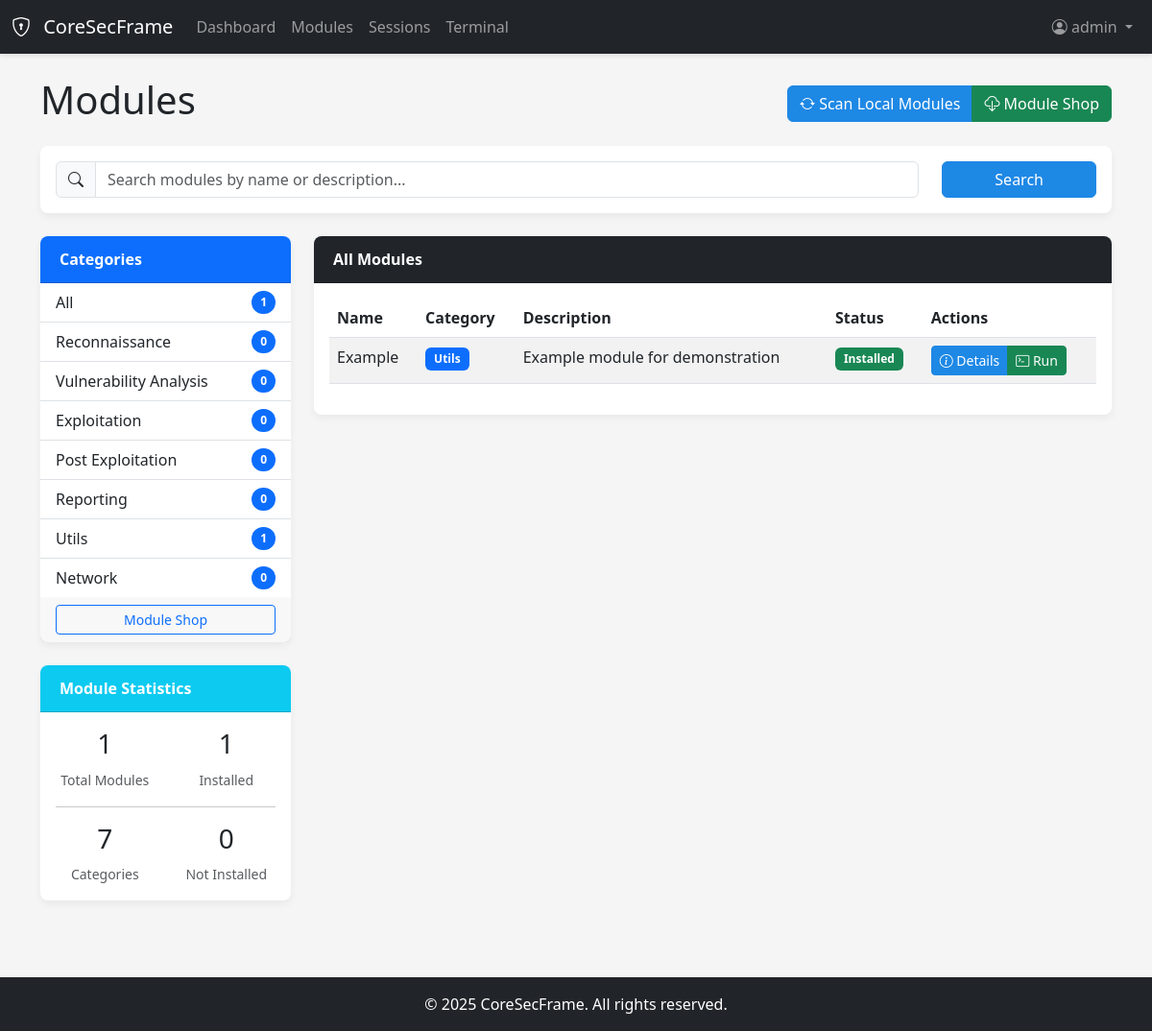
The app's page /modules/ (signed in) with its own data.
### app/auth/models.py (models this page shows, shortened)
class User(UserMixin, db.Model):
    id = db.Column(db.Integer, primary_key=True)
    username = db.Column(db.String(64), index=True, unique=True)
    email = db.Column(db.String(120), index=True, unique=True)
    password_hash = db.Column(db.String(128))
    role = db.Column(db.String(20), default='user')  # 'admin' or 'user'
    created_at = db.Column(db.DateTime, default=datetime.utcnow)
    last_login = db.Column(db.DateTime, nullable=True)
    def is_admin(self):
        return self.role == 'admin'

### app/modules/models.py (models this page shows, shortened)
class ModuleCategory(db.Model):
    id = db.Column(db.Integer, primary_key=True)
    name = db.Column(db.String(64), index=True, unique=True)
    description = db.Column(db.Text, nullable=True)
    created_at = db.Column(db.DateTime, default=datetime.utcnow)

class Module(db.Model):
    id = db.Column(db.Integer, primary_key=True)
    name = db.Column(db.String(64), index=True, unique=True)
    description = db.Column(db.Text)
    category = db.Column(db.String(64), index=True)
    command = db.Column(db.String(128))
    remote_url = db.Column(db.String(256), nullable=True)
    local_path = db.Column(db.String(256))
    installed = db.Column(db.Boolean, default=False)
    installed_date = db.Column(db.DateTime, nullable=True)
    last_used = db.Column(db.DateTime, nullable=True)
    created_at = db.Column(db.DateTime, default=datetime.utcnow)
    updated_at = db.Column(db.DateTime, default=datetime.utcnow, onupdate=datetime.utcnow)

### app/modules/routes.py (the view)
@modules_bp.route('/')
@login_required
def index():
    modules = Module.query.all()
    categories = ModuleCategory.query.all()
    installed_modules = Module.query.filter_by(installed=True).count()
    total_modules = len(modules)
    return render_template(
        'modules/index.html',
        title='Modules',
        modules=modules,
        categories=categories,
        installed_modules=installed_modules,
        total_modules=total_modules
    )

### app/auth/models.py (called while the page is built)
@login_manager.user_loader
def load_user(id):
    return User.query.get(int(id))

### app/templates/modules/index.html (shortened to what this page needs)
{% extends "base.html" %}
{% block content %}
<div class="row mb-3">
    <div class="col-md-12 d-flex justify-content-between align-items-center">
        <h1>Modules</h1>
        <div class="btn-group" role="group">
            <a href="{{ url_for('modules.scan') }}" class="btn btn-primary">
                <i class="bi bi-arrow-repeat"></i> Scan Local Modules
            </a>
            <a href="{{ url_for('modules.shop') }}" class="btn btn-success">
                <i class="bi bi-cloud-download"></i> Module Shop
            </a>
        </div>
    </div>
</div>
<div class="row">
    <div class="col-md-12">
        <div class="card mb-4">
            <div class="card-body">
                <form action="{{ url_for('modules.search') }}" method="get" class="row align-items-center">
                    <div class="col-md-10">
                        <div class="input-group">
                            <span class="input-group-text"><i class="bi bi-search"></i></span>
                            <input type="text" name="q" class="form-control" placeholder="Search modules by name or description...">
                        </div>
                    </div>
                    <div class="col-md-2">
                        <button type="submit" class="btn btn-primary w-100">Search</button>
                    </div>
                </form>
            </div>
        </div>
    </div>
</div>
<div class="row">
    <div class="col-md-3">
        <div class="card mb-4">
            <div class="card-header bg-primary text-white">
                Categories
            </div>
            <div class="list-group list-group-flush">
                <a href="{{ url_for('modules.index') }}" class="list-group-item list-group-item-action d-flex justify-content-between align-items-center">
                    All
                    <span class="badge bg-primary rounded-pill">{{ total_modules }}</span>
                </a>
                {% for category in categories %}
                <a href="{{ url_for('modules.category', name=category.name) }}" class="list-group-item list-group-item-action d-flex justify-content-between align-items-center">
                    {{ category.name }}
                    <span class="badge bg-primary rounded-pill">
                        {{ modules|selectattr('category', 'equalto', category.name)|list|length }}
                    </span>
                </a>
                {% endfor %}
            </div>
            <div class="card-footer">
                <div class="d-grid">
                    <a href="{{ url_for('modules.shop') }}" class="btn btn-sm btn-outline-primary">Module Shop</a>
                </div>
            </div>
        </div>
        <div class="card">
            <div class="card-header bg-info text-white">
                Module Statistics
            </div>
            <div class="card-body">
                <div class="row text-center">
                    <div class="col-6">
                        <h3>{{ total_modules }}</h3>
                        <small class="text-muted">Total Modules</small>
                    </div>
                    <div class="col-6">
                        <h3>{{ installed_modules }}</h3>
                        <small class="text-muted">Installed</small>
                    </div>
                </div>
                <hr>
                <div class="row text-center">
                    <div class="col-6">
                        <h3>{{ categories|length }}</h3>
                        <small class="text-muted">Categories</small>
                    </div>
                    <div class="col-6">
                        <h3>{{ total_modules - installed_modules }}</h3>
                        <small class="text-muted">Not Installed</small>
                    </div>
                </div>
            </div>
        </div>
    </div>
    <div class="col-md-9">
        <div class="card">
            <div class="card-header bg-dark text-white">
                All Modules
            </div>
            <div class="card-body">
                <div class="table-responsive">
                    <table class="table table-striped table-hover">
                        <thead>
                            <tr>
                                <th>Name</th>
                                <th>Category</th>
                                <th>Description</th>
                                <th>Status</th>
                                <th>Actions</th>
                            </tr>
                        </thead>
                        <tbody>
                            {% for module in modules %}
                            <tr>
                                <td>{{ module.name }}</td>
                                <td>
                                    <a href="{{ url_for('modules.category', name=module.category) }}" class="badge bg-primary text-decoration-none">
                                        {{ module.category }}
                                    </a>
                                </td>
                                <td>{{ module.description|truncate(60) }}</td>
                                <td>
                                    {% if module.installed %}
                                    <span class="badge bg-success">Installed</span>
                                    {% else %}
                                    <span class="badge bg-danger">Not Installed</span>
                                    {% endif %}
                                </td>
                                <td>
                                    <div class="btn-group" role="group">
                                        <a href="{{ url_for('modules.view', id=module.id) }}" class="btn btn-sm btn-primary">
                                            <i class="bi bi-info-circle"></i> Details
                                        </a>
                                        {% if module.installed %}
                                        <a href="{{ url_for('terminal.new') }}?module={{ module.name }}" class="btn btn-sm btn-success">
                                            <i class="bi bi-terminal"></i> Run
                                        </a>
                                        {% endif %}
                                    </div>
                                </td>
                            </tr>
                            {% else %}
                            <tr>
                                <td colspan="5" class="text-center">No modules found</td>
                            </tr>
                            {% endfor %}
                        </tbody>
                    </table>
                </div>
            </div>
        </div>
    </div>
</div>
{% endblock %}

### app/templates/base.html (shortened to what this page needs)
<!DOCTYPE html>
<html lang="en">
<head>
    <link href="https://cdn.jsdelivr.net/npm/bootstrap@5.3.0-alpha1/dist/css/bootstrap.min.css" rel="stylesheet">
    <link rel="stylesheet" href="https://cdn.jsdelivr.net/npm/bootstrap-icons@1.10.3/font/bootstrap-icons.css">
    <link rel="stylesheet" href="{{ url_for('static', filename='css/styles.css') }}">
</head>
<body class="d-flex flex-column min-vh-100">
    <body class="d-flex flex-column min-vh-100">
        <header>
            <nav class="navbar navbar-expand-lg navbar-dark bg-dark">
                <div class="container-fluid">
                    <a class="navbar-brand" href="{{ url_for('core.index') }}">
                        <i class="bi bi-shield-lock me-2"></i>
                        CoreSecFrame
                    </a>
                    <div class="collapse navbar-collapse" id="navbarNav">
                        <ul class="navbar-nav me-auto">
                            {% if current_user.is_authenticated %}
                            <li class="nav-item">
                                <a class="nav-link" href="{{ url_for('core.dashboard') }}">Dashboard</a>
                            </li>
                            <li class="nav-item">
                                <a class="nav-link" href="{{ url_for('modules.index') }}">Modules</a>
                            </li>
                            <li class="nav-item">
                                <a class="nav-link" href="{{ url_for('sessions.index') }}">Sessions</a>
                            </li>
                            <li class="nav-item">
                                <a class="nav-link" href="{{ url_for('terminal.index') }}">Terminal</a>
                            </li>
                            {% endif %}
                        </ul>
                        <ul class="navbar-nav ms-auto">
                            {% if current_user.is_authenticated %}
                            <li class="nav-item dropdown">
                                <a class="nav-link dropdown-toggle" href="#" id="navbarDropdown" role="button"
                                    data-bs-toggle="dropdown">
                                    <i class="bi bi-person-circle"></i> {{ current_user.username }}
                                </a>
                            </li>
                            {% endif %}
                        </ul>
                    </div>
                </div>
            </nav>
        </header>
        <main class="flex-grow-1">
            <div class="container mt-4">
                {% block content %}{% endblock %}
            </div>
        </main>
        <footer class="bg-dark text-white mt-4 py-3">
            <div class="container text-center">
                <span>&copy; 2025 CoreSecFrame. All rights reserved.</span>
            </div>
        </footer>
    </body>
</html>

### app/static/css/styles.css (style rules this page uses)
:root { --primary-color: #1e88e5; --primary-dark: #1565c0; --primary-light: #64b5f6; --secondary-color: #6c757d; --success-color: #28a745; --danger-color: #dc3545; --warning-color: #ffc107; --info-color: #17a2b8; --dark-color: #343a40; --light-color: #f8f9fa; }
body { min-height: 100vh; display: flex; flex-direction: column; background-color: #f5f5f5; }
main { flex: 1; margin-bottom: 2rem; }
.navbar { box-shadow: 0 2px 5px rgba(0, 0, 0, 0.1); }
.card { border: none; border-radius: 0.5rem; box-shadow: 0 4px 8px rgba(0, 0, 0, 0.05); margin-bottom: 1.5rem; }
.card-header { border-radius: 0.5rem 0.5rem 0 0 !important; padding: 0.75rem 1.25rem; font-weight: bold; }
.badge { padding: 0.5em 0.75em; }
.btn-primary { background-color: var(--primary-color); border-color: var(--primary-color); }

### records on screen
User: username "admin"
ModuleCategory: name "Reconnaissance", name "0"
ModuleCategory: name "Vulnerability Analysis", name "0"
ModuleCategory: name "Exploitation", name "0"
ModuleCategory: name "Post Exploitation", name "0"
ModuleCategory: name "Reporting", name "0"
ModuleCategory: name "Utils", name "1"
ModuleCategory: name "Network", name "0"
Module: name "Example", category "Utils", description "Example module for demonstration", installed "Installed"

### other values on screen
{{ total_modules }} "1"
{{ installed_modules }} "1"
{{ categories|length }} "7"
{{ total_modules - installed_modules }} "0"
